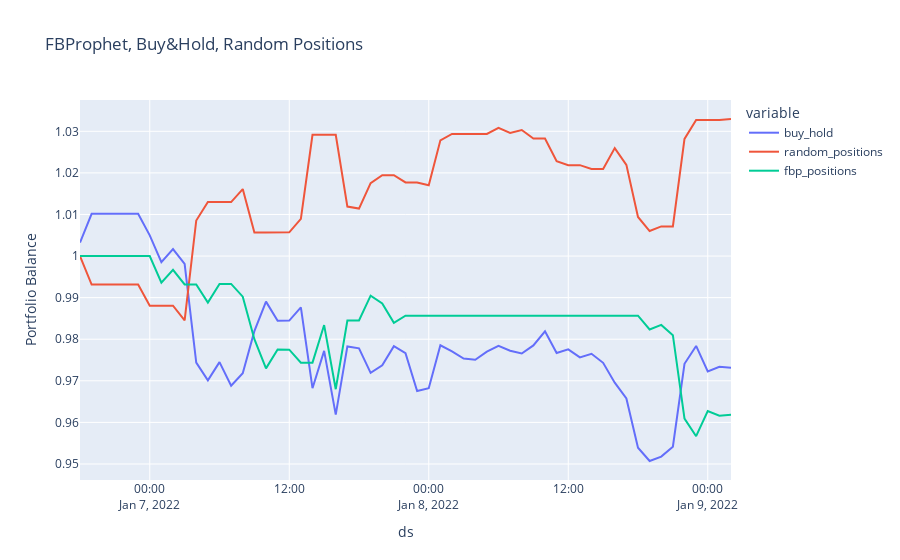

Notebook source saved alongside this figure:
### Code cell
backtestPerformanceVis(
    ticker="BTC", 
    n_hours=80, 
    training_hours=40, 
    mov_avg=3, 
    forecast_hours=3
)
